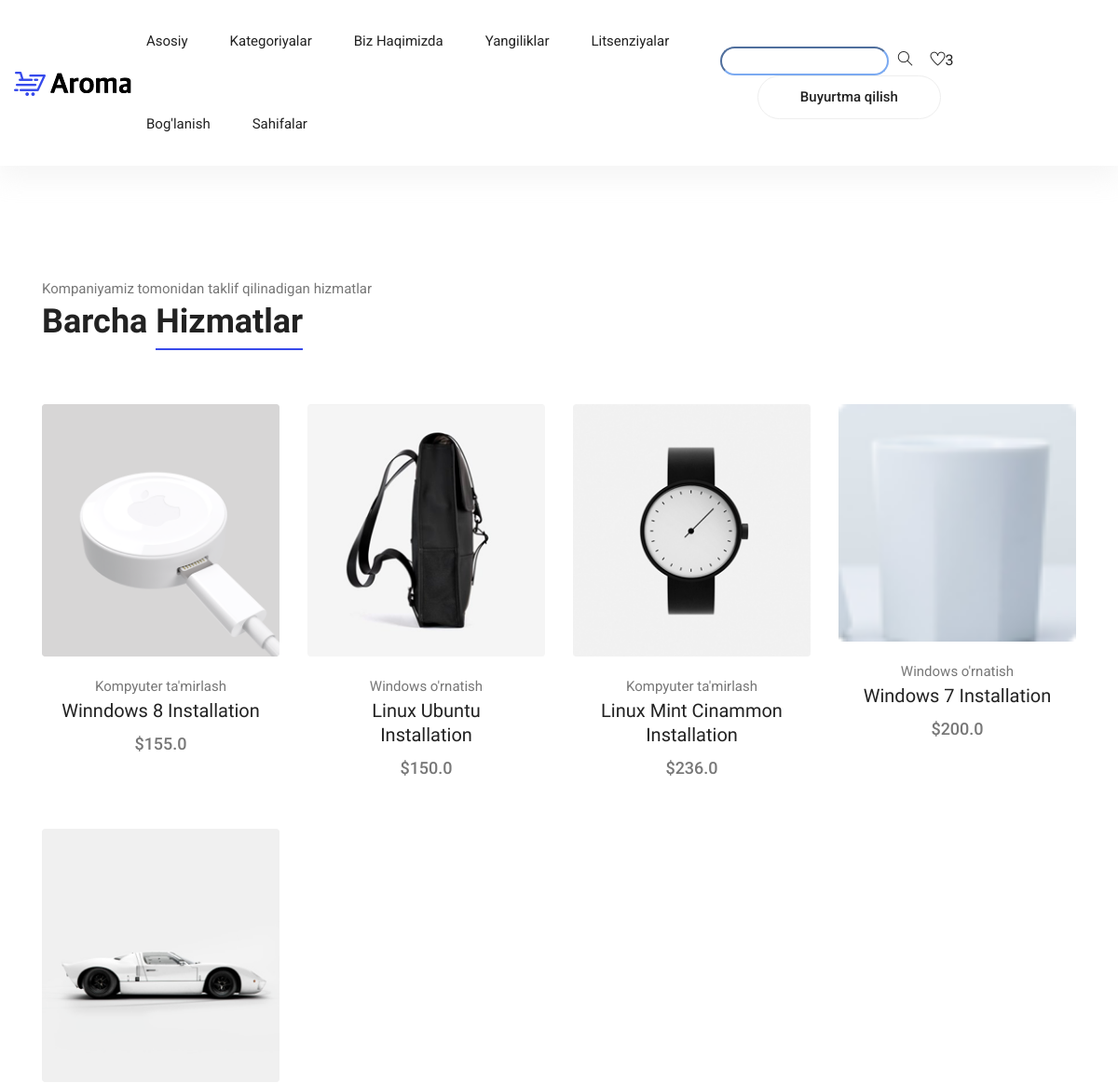
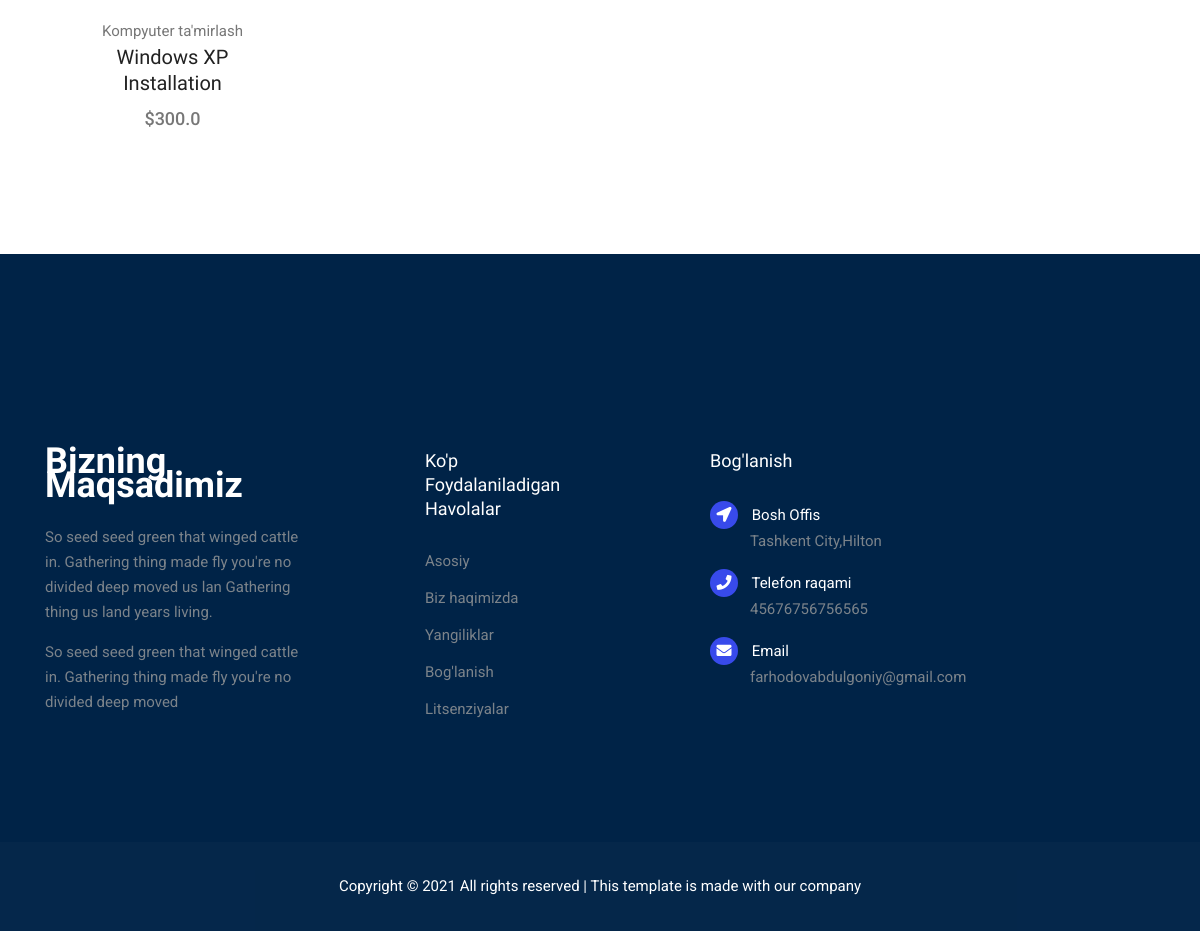
/all-products/, run on an earlier commit of the app's database (2 pictures, top to bottom).
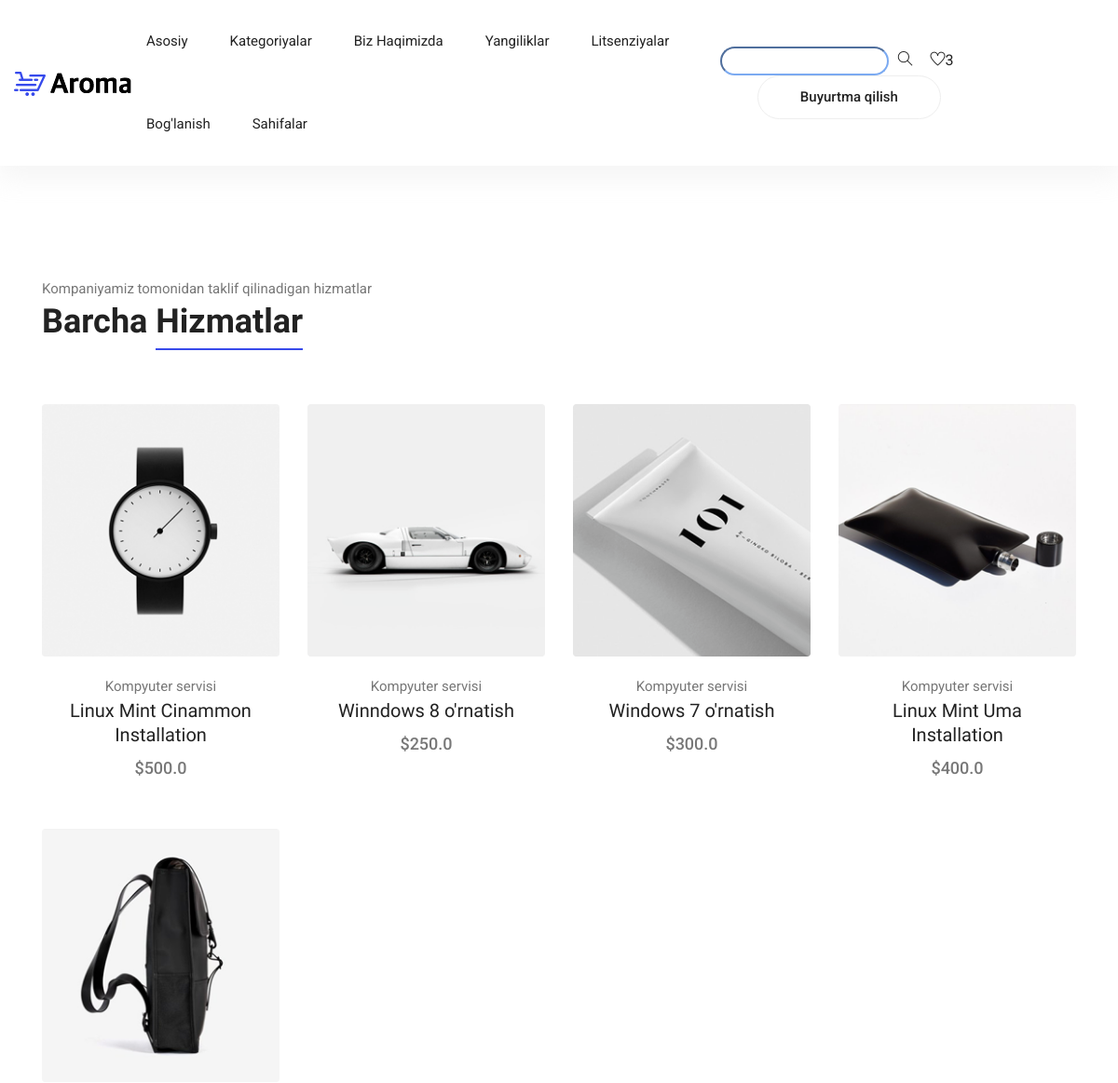
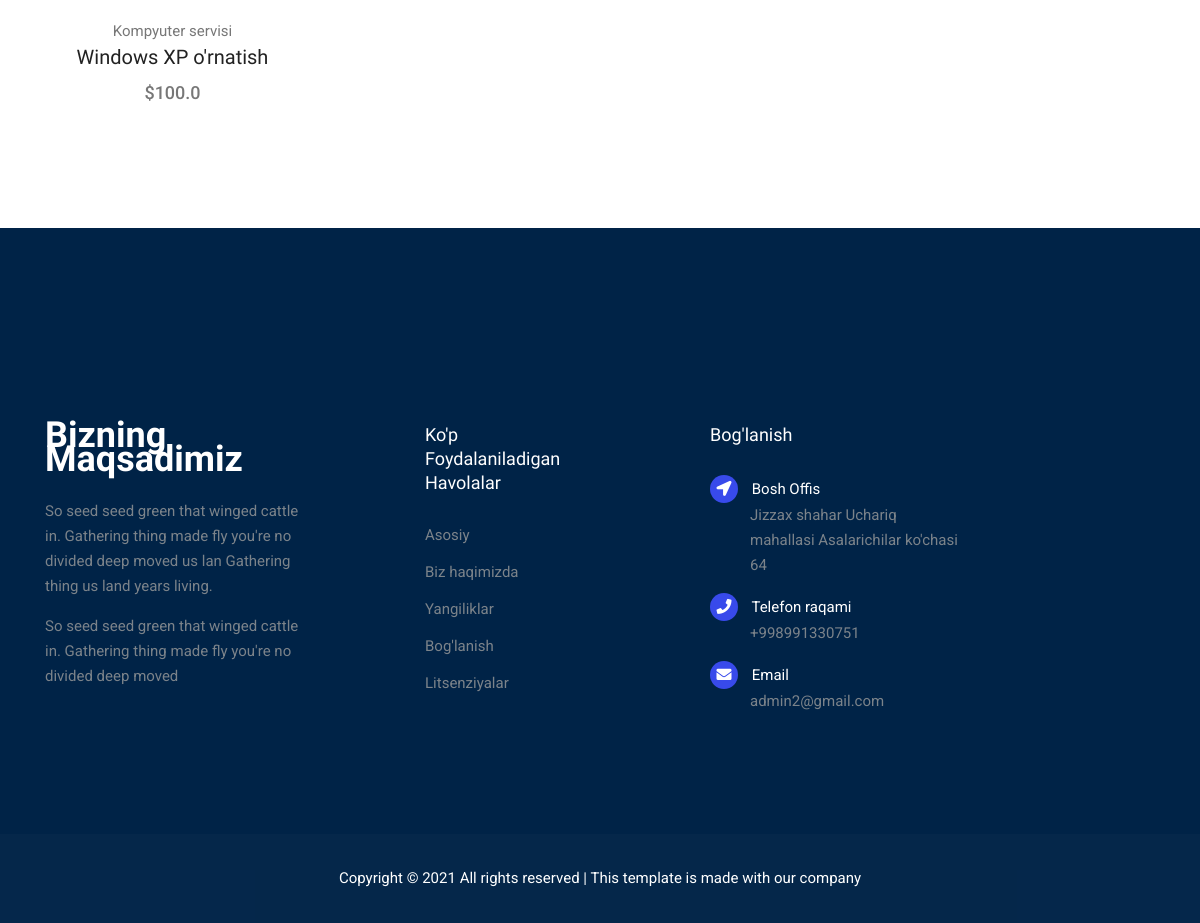
And on a later commit of the database (2 pictures, top to bottom).
### product/models.py (models this page shows, shortened)
class Product(models.Model):
    STATUS = (
        ('True','Mavjud'),
        ('False','Mavjud emas'),
    )
    category = models.ForeignKey(Category,on_delete=models.CASCADE)
    title = models.CharField(max_length=222,unique=True)
    keywords = models.CharField(max_length=222,unique=True)
    description = models.CharField(max_length=222,blank=True)
    image = models.ImageField(upload_to='product_main/',blank=True)
    price = models.FloatField()
    detail = RichTextUploadingField()
    slug = models.SlugField(null=False,unique=True)
    status = models.CharField(max_length=15,choices=STATUS)
    create_at = models.DateTimeField(auto_now_add=True)
    update_at = models.DateTimeField(auto_now=True)
    def image_tag(self):
        return mark_safe('<img src="{}" height="50">'.format(self.image.url))
    image_tag.short_description = 'Image'

class Category(models.Model):
    title = models.CharField(max_length=222,unique=True)
    keywords = models.CharField(max_length=255,unique=True)
    slug = models.SlugField(null=False,unique=True)
    image = models.ImageField(upload_to = 'category_images/',blank=True)
    description = models.CharField(max_length=255,blank=True)
    create_at = models.DateTimeField(auto_now_add=True)
    update_at = models.DateTimeField(auto_now=True)
    def __str__(self):
        return self.title

### home/models.py (models this page shows, shortened)
class Setting(models.Model):
    title = models.CharField(max_length=222)
    keywords = models.CharField(max_length=222)
    description = models.CharField(max_length=222)
    country = models.CharField(max_length=222,blank=True)
    address = models.CharField(max_length=222,blank=True)
    phone = models.CharField(max_length=222, blank=True)
    email = models.EmailField()
    facebook = models.CharField(max_length=222,blank=True)
    instagram = models.CharField(max_length=222,blank=True)
    twitter = models.CharField(max_length=222,blank=True)
    youtube = models.CharField(max_length=222,blank=True)
    aboutus = RichTextUploadingField()
    contact = RichTextUploadingField()
    create_at = models.DateTimeField(auto_now_add=True)
    update_at = models.DateTimeField(auto_now=True)

### home/views.py (the view)
# urls.py: path('all-products/',views.all_products,name='all_products'),
def all_products(request):
    product = Product.objects.all().order_by('?')
    setting = Setting.objects.all()
    category = Category.objects.all()
    context = {
        'product':product,
        'setting':setting,
        'category':category,
    }
    return render(request,'all_products.html',context)

### templates/all_products.html (shortened to what this page needs)
{% extends 'base.html' %}
{% load static %}
{% block body %}
<section class="section-margin calc-60px">
    <div class="container">
        <div class="section-intro pb-60px">
            <p>Kompaniyamiz tomonidan taklif qilinadigan hizmatlar</p>
            <h2>Barcha <span class="section-intro__style">Hizmatlar</span></h2>
        </div>
        <div class="row">
            {% for i in product %}
            <div class="col-md-6 col-lg-4 col-xl-3">
                <div class="card text-center card-product">
                    <div class="card-product__img">
                        <img class="card-img" src="{{i.image.url}}" alt="">
                    </div>
                    <div class="card-body">
                        <p>{{i.category}}</p>
                        <h4 class="card-product__title"><a href="/product-detail/{{i.id}}/">{{i.title}}</a></h4>
                        <p class="card-product__price">${{i.price|safe}}</p>
                    </div>
                </div>
            </div>
            {% endfor %}
        </div>
    </div>
</section>
{% endblock %}

### templates/base.html (shortened to what this page needs)
{% load static %}
<!DOCTYPE html>
<html lang="en">
<head>
    <link rel="stylesheet" href="{% static 'vendors/bootstrap/bootstrap.min.css' %}">
    <link rel="stylesheet" href="{% static 'vendors/fontawesome/css/all.min.css' %}">
    <link rel="stylesheet" href="{% static 'vendors/themify-icons/themify-icons.css' %}">
    <link rel="stylesheet" href="{% static 'vendors/nice-select/nice-select.css' %}">
    <link rel="stylesheet" href="{% static 'vendors/owl-carousel/owl.theme.default.min.css' %}">
    <link rel="stylesheet" href="{% static 'vendors/owl-carousel/owl.carousel.min.css' %}">
    <link rel="stylesheet" href="{% static 'css/style.css' %}">
</head>
<body>
    {% block header %}{% include 'header.html' %}{% endblock %}
    {% block body %}{% endblock %}
    {% block footer %}{% include 'footer.html' %}{% endblock %}
</body>
</html>

### templates/header.html (shortened to what this page needs)
{% load static %}
<header class="header_area">
  <div class="main_menu">
    <nav class="navbar navbar-expand-lg navbar-light">
      <div class="container-fluid">
        <a class="navbar-brand logo_h" href="/"><img src="{% static 'img/logo.png' %}" alt=""></a>
        <div class="collapse navbar-collapse offset" id="navbarSupportedContent">
          <ul class="nav navbar-nav menu_nav ml-auto mr-auto">
            <li class="nav-item"><a class="nav-link" href="/" id="Home">Asosiy</a></li>
            <li class="nav-item submenu dropdown">
              <a href="#" class="nav-link dropdown-toggle" data-toggle="dropdown" role="button" aria-haspopup="true"
                aria-expanded="false" id="Categories">Kategoriyalar</a>
            </li>
            <li class="nav-item"><a class="nav-link" href="{% url 'aboutus' %}" id="About">Biz haqimizda</a></li>
            <li class="nav-item"><a class="nav-link" href="{% url 'post' %}" id="News">Yangiliklar</a></li>
            <li class="nav-item"><a class="nav-link" href="{% url 'lic' %}" id="Licenses">Litsenziyalar</a></li>
            <li class="nav-item"><a class="nav-link" href="{% url 'contact' %}">Bog'lanish</a></li>
            <li class="nav-item submenu dropdown">
              <a href="#" class="nav-link dropdown-toggle" data-toggle="dropdown" role="button" aria-haspopup="true"
                aria-expanded="false">Sahifalar</a>
            </li>
          </ul>
          <ul class="nav-shop">
            <li class="nav-item"><input type="search" style="border-radius: 20px; border-color: rgb(123, 170, 241);"
                name="query"><a href="{% url 'search' %}" style="margin-left: 10px;"><i class="ti-search"></i></a></input></li>
            <li class="nav-item"><a href="{% url 'shopcart' %}"><i class="ti-heart"></i></a><span
                class="nav-shop__circle">3</span></li>
            <li class="nav-item"><a class="button button-header" href="{% url 'shopcart' %}">Buyurtma qilish</a></li>
          </ul>
        </div>
      </div>
    </nav>
  </div>
</header>

### templates/footer.html
{% load static %}
<footer class="footer">
    <div class="footer-area">
        <div class="container">
            <div class="row section_gap">
                <div class="col-lg-3 col-md-6 col-sm-6">
                    <div class="single-footer-widget tp_widgets">
                        <h4 class="footer_title large_title">Bizning maqsadimiz</h4>
                        <p>
                            So seed seed green that winged cattle in. Gathering thing made fly you're no
                            divided deep moved us lan Gathering thing us land years living.
                        </p>
                        <p>
                            So seed seed green that winged cattle in. Gathering thing made fly you're no divided deep
                            moved
                        </p>
                    </div>
                </div>
                <div class="offset-lg-1 col-lg-2 col-md-6 col-sm-6">
                    <div class="single-footer-widget tp_widgets">
                        <h4 class="footer_title">Ko'p foydalaniladigan havolalar</h4>
                        <ul class="list">
                            <li><a href="/">Asosiy</a></li>
                            <li><a href="{% url 'aboutus' %}">Biz haqimizda</a></li>
                            <li><a href="{% url 'post' %}">Yangiliklar</a></li>
                            <li><a href="{% url 'contact' %}">Bog'lanish</a></li>
                            <li><a href="{% url 'lic' %}">Litsenziyalar</a></li>
                        </ul>
                    </div>
                </div>
                <div class="offset-lg-1 col-lg-3 col-md-6 col-sm-6">
                    <div class="single-footer-widget tp_widgets">
                        {% for i in setting %}
                        <h4 class="footer_title">Bog'lanish</h4>
                        <div class="ml-40">
                            <p class="sm-head">
                                <span class="fa fa-location-arrow"></span>
                                Bosh Offis
                            </p>
                            <p>{{i.address}}</p>
                            <p class="sm-head">
                                <span class="fa fa-phone"></span>
                                Telefon raqami
                            </p>
                            <p>
                                {{i.phone}}
                            </p>
                            <p class="sm-head">
                                <span class="fa fa-envelope"></span>
                                Email
                            </p>
                            <p>
                                {{i.email}}
                            </p>
                        </div>
                        {% endfor %}
                    </div>
                </div>
            </div>
        </div>
    </div>
    <div class="footer-bottom">
        <div class="container">
            <div class="row d-flex">
                <p class="col-lg-12 footer-text text-center">
                    Copyright &copy;
                    <script>document.write(new Date().getFullYear());</script> All rights reserved | This template is
                    made with our company
                </p>
            </div>
        </div>
    </div>
</footer>

### static/css/style.css (style rules this page uses)
body { color:#777;font-family:"Roboto",sans-serif;font-size:15px;font-weight:400;line-height:1.667 }
ul { list-style-type:none;margin:0;padding:0 }
h1,h2,h3,h4,h5,h6 { font-family:"Oswald",sans-serif;color:#222;line-height:1.1 }
h2,.h2 { font-size:36px;font-weight:600 }
h4,.h4 { font-size:20px;font-weight:400;line-height:1.3 }
a { display:inline-block }
.section-margin { margin:45px 0 }
@media (min-width: 980px) { .section-margin { margin:70px 0 } }
@media (min-width: 1100px) { .section-margin { margin:120px 0 } }
@media (min-width: 1100px) { .section-margin.calc-60px { margin:120px 0 70px 0 } }
.pb-60px { padding-bottom:60px }
.ml-40 { margin-left:40px }
.header_area { position:relative;width:100%;z-index:9999;transition:background 0.4s, all 0.3s linear;box-shadow:0px 10px 27px 3px rgba(221,221,221,0.3) }
.header_area .navbar { background:transparent;padding:0px;border:0px;border-radius:0px }
.header_area .navbar .nav .nav-item { margin-right:45px }
.header_area .navbar .nav .nav-item .nav-link { text-transform:capitalize;color:#222;display:inline-block }
@media (min-width: 991px) { .header_area .navbar .nav .nav-item .nav-link { padding:32px 0px } }
.header_area .navbar .nav .nav-item .nav-link:after { display:none }
.header_area .navbar .nav .nav-item.submenu { position:relative }
.header_area .navbar .nav .nav-item:last-child { margin-right:0px }
.nav-shop li { display:inline-block;margin-right:15px }
.nav-shop li i,.nav-shop li span { font-size:16px;color:#222 }
.nav-shop li:last-child { margin-left:40px }
.section-intro p { margin-bottom:3px }
.section-intro__style { border-bottom:2px solid #384aeb;padding-bottom:8px }
.card-product { border:0;margin-bottom:30px }
.card-product p { margin-bottom:0 }
.card-product__img { position:relative }
.card-product__title a { color:#222 }
.card-product__price { font-size:18px;font-weight:500 }
.button { display:inline-block;border:1px solid #384aeb;border-radius:30px;color:#222;font-weight:500;padding:12px 50px;background:#384aeb;color:#fff;transition:all .4s ease }
.button-header { padding:10px 45px;background:transparent;color:#222;border-color:#EEEEEE }
.footer-area { background:#002347;padding:50px 0px 50px }
@media (min-width: 1000px) { .footer-area { padding:195px 0px 120px } }
.single-footer-widget p { margin-bottom:15px }
.single-footer-widget p:last-child { margin-bottom:0 }
.single-footer-widget .sm-head { color:#fff;margin-bottom:0px }
.single-footer-widget .sm-head span { position:relative;margin-left:-40px;margin-right:10px;display:inline-block;width:28px;height:28px;line-height:28px;text-align:center;background:#384aeb;color:#ffffff;border-radius:20px }
.tp_widgets .list li { margin-bottom:12px }
.tp_widgets .list li a { color:#7b838a;font-family:"Roboto",sans-serif }
.tp_widgets .list li:last-child { margin-bottom:0px }
.tp_widgets p { color:#7b838a }
.footer_title { font-size:18px;line-height:24px;font-weight:500;font-family:"Oswald",sans-serif;text-transform:capitalize;color:#fff;margin-bottom:28px }
.footer_title.large_title { font-size:36px;font-weight:600 }
.footer-bottom { background:rgba(0,35,71,0.980392);padding:32px }
.footer-bottom .footer-text { color:#fff;margin-bottom:0 }

What changed in the data, as far as the page shows it:
removed Product: image (picture), category "Windows o'rnatish", title "Linux Ubuntu Installation", price "150.0"
removed Product: image (picture), category "Windows o'rnatish", title "Windows 7 Installation", price "200.0"
removed Setting: address "Tashkent City,Hilton", phone "45676756756565", email "farhodovabdulgoniy@gmail.com"
changed Product: image: a different picture; category "Kompyuter ta'mirlash" → "Kompyuter servisi"; title "Winndows 8 Installation" → "Linux Mint Cinammon Installation"; price "155.0" → "500.0"
added Product: image (picture), category "Kompyuter servisi", title "Winndows 8 o'rnatish", price "250.0"
changed Product: image: a different picture; category "Kompyuter ta'mirlash" → "Kompyuter servisi"; title "Linux Mint Cinammon Installation" → "Windows 7 o'rnatish"; price "236.0" → "300.0"
added Product: image (picture), category "Kompyuter servisi", title "Linux Mint Uma Installation", price "400.0"
changed Product: image: a different picture; category "Kompyuter ta'mirlash" → "Kompyuter servisi"; title "Windows XP Installation" → "Windows XP o'rnatish"; price "300.0" → "100.0"
added Setting: address "Jizzax shahar Uchariq mahallasi Asalarichilar ko'chasi 64", phone "+998991330751", email "admin2@gmail.com"
